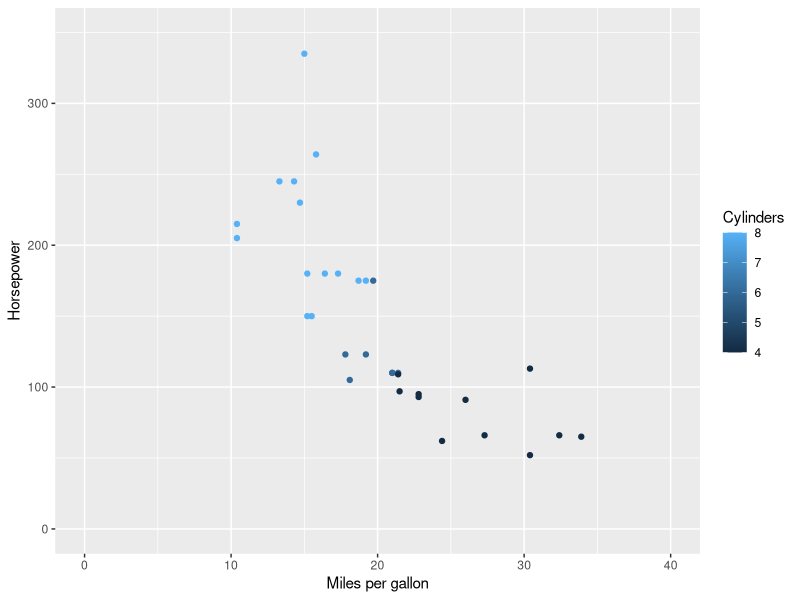
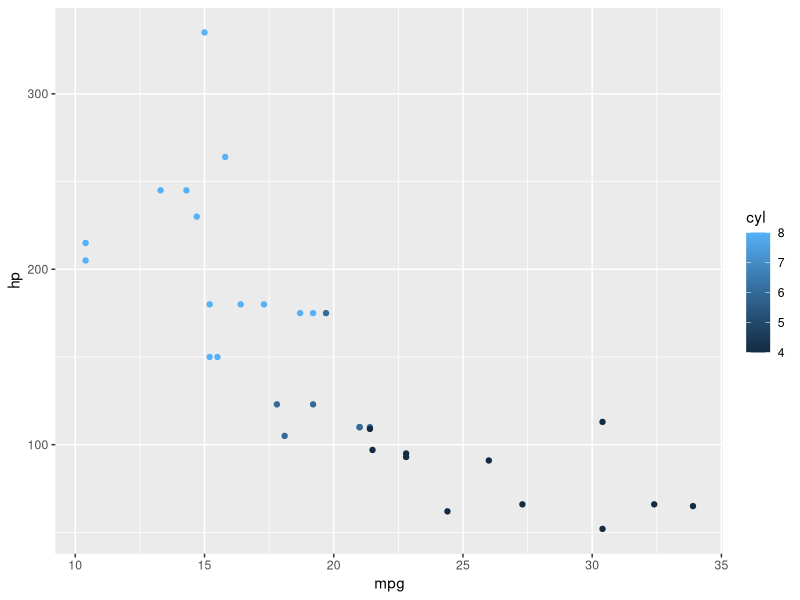

Source code (R) for these figures, in order: (Note: this script raises an error after producing the figures.)
library(ggplot2)

ggplot(mtcars, aes(x=mpg,y=hp,col=cyl)) +         # Defining data and aesthetic mapping
  geom_point() +                                  # Defining geometric object
  xlab("Miles per gallon") + ylab("Horsepower") + # Guides: labeling axes
  xlim(0,40) + ylim(0,350) +                      # Scales: setting x and y limits
  labs(color="Cylinders")                         # Guides: setting title of legend

PlantGrowth<-PlantGrowth
head(PlantGrowth)

# Data: long versus wide format
Loblolly<-Loblolly # Original data set is in long format

library(reshape2)
Loblolly.wide<-dcast(Loblolly,Seed~age,value.var="height") # Reshape to wide format
Loblolly.long<-melt(Loblolly.wide) # Reshape back to long format

# Mapping: Changing aesthetic attributes

ggplot(mtcars, aes(x = mpg, y = hp, color = cyl)) + geom_point()    # Maps correctly 
ggplot(mtcars, aes(x = mpg, y = hp)) + geom_point(color = cyl)      # Maps incorrectly 
ggplot(mtcars, aes(x = mpg, y = hp)) + geom_point(aes(color = cyl)) # Maps correctly

# Store in p:
p <- ggplot(mtcars, aes(x=mpg,y=hp)) #Note: it will not plot for you if you assign it to a variable

p + geom_point(color="red") # Color points red
p + geom_point(color="red",size = 4) # Make points four times normal size
p + geom_point(color="red", shape=21) # Changes to shape pch = 21
p + geom_point(color="red",alpha=0.5) # Sets transparency to 50%

# Geoms: Applying different geometric objects 
ggplot(PlantGrowth, aes(x=group,y=weight)) + geom_boxplot() # box plot
ggplot(PlantGrowth, aes(x=group,y=weight)) + geom_violin()  # violin plot

# Scales: changing scales 
faithfuld <- faithfuld
p2 <- ggplot(faithfuld, aes(x = eruptions, y = waiting)) + 
  geom_raster(aes(fill = density), interpolate = TRUE)
library(viridis) # The Viridis package
p2 + scale_fill_viridis(option="E") #Options are A-E

library(RColorBrewer) # The R Color Brewer package
p2 + scale_fill_distiller(palette = "OrRd") 
# Use scale_fill_distiller() for conitnuous scales and scale_fill_brewer() for discrete scales

# Guides: changing labels and legends

# Set custom breaks and labels
p + geom_point(aes(color = cyl)) + 
  scale_x_continuous(breaks=c(10, 20, 30), labels=c("OK", "Good", "Great!"))

# Remove a legend
p + geom_point(aes(color = cyl)) + guides(color=FALSE)
p + geom_point(aes(color = cyl)) + theme(legend.position = "none")

# Change legend position: top
p + geom_point(aes(color = cyl)) + labs(color="Cylinders") + theme(legend.position = "top") 

# For more advanced changes to plots, see theme().

# For a cleaner plot area:
p + geom_point(aes(color = cyl)) + theme_bw()

